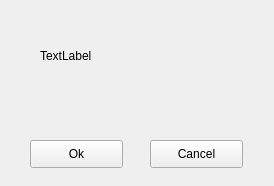
<?xml version="1.0" encoding="UTF-8"?>
<ui version="4.0">
 <class>custom_message</class>
 <widget class="QWidget" name="custom_message">
  <property name="geometry">
   <rect>
    <x>0</x>
    <y>0</y>
    <width>274</width>
    <height>186</height>
   </rect>
  </property>
  <property name="windowTitle">
   <string>Form</string>
  </property>
  <widget class="QLabel" name="message_label">
   <property name="geometry">
    <rect>
     <x>40</x>
     <y>10</y>
     <width>181</width>
     <height>91</height>
    </rect>
   </property>
   <property name="text">
    <string>TextLabel</string>
   </property>
   <property name="wordWrap">
    <bool>true</bool>
   </property>
  </widget>
  <widget class="QPushButton" name="ok_button">
   <property name="geometry">
    <rect>
     <x>30</x>
     <y>140</y>
     <width>93</width>
     <height>28</height>
    </rect>
   </property>
   <property name="text">
    <string>Ok</string>
   </property>
  </widget>
  <widget class="QPushButton" name="cancel_button">
   <property name="geometry">
    <rect>
     <x>150</x>
     <y>140</y>
     <width>93</width>
     <height>28</height>
    </rect>
   </property>
   <property name="text">
    <string>Cancel</string>
   </property>
  </widget>
 </widget>
 <resources/>
 <connections/>
</ui>
